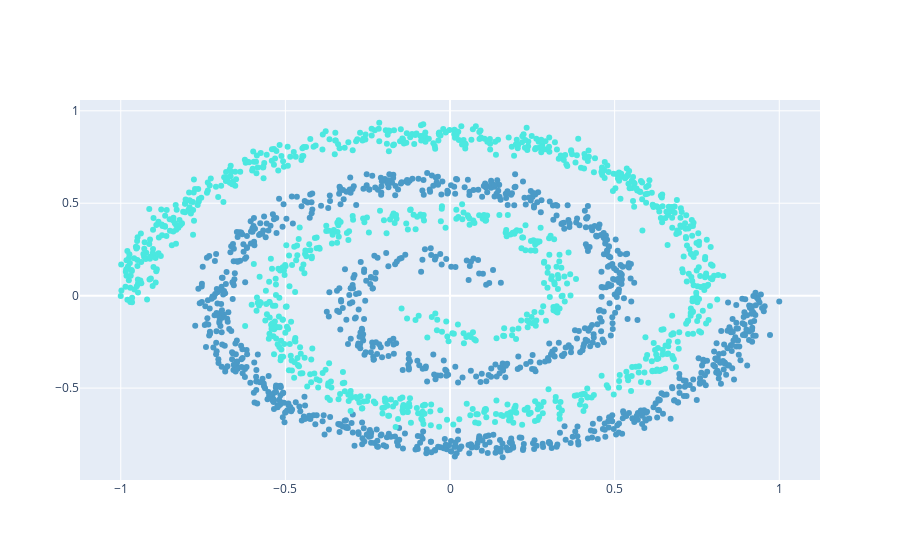

The cell this chart's notebook holds for it:
### Markdown cell above
* Use the following code to produce some spiral data:

### Code cell
import numpy as np
from numpy import pi
import matplotlib.pyplot as plt

N = 1000
theta = np.sqrt(np.random.rand(N))*4*pi # np.linspace(0,2*pi,100)

r_a = 2*theta + pi
data_a = np.array([np.cos(theta)*r_a, np.sin(theta)*r_a]).T
x_a = data_a + np.random.randn(N,2)
x_a = x_a/np.abs(x_a).max()

r_b = -2*theta - pi
data_b = np.array([np.cos(theta)*r_b, np.sin(theta)*r_b]).T
x_b = data_b + np.random.randn(N,2)
x_b = x_b/np.abs(x_b).max()

res_a = np.append(x_a, np.zeros((N,1)), axis=1)
res_b = np.append(x_b, np.ones((N,1)), axis=1)

res = np.append(res_a, res_b, axis=0)
np.random.shuffle(res)

np.savetxt("result.csv", res, delimiter=",", header="x,y,label", comments="", fmt='%.5f')

fig = go.Figure(data=[
                      go.Scatter(x=res[:,0],
                                 y=res[:,1],
                                 mode="markers",
                                 marker=dict(
                                     color=res[:,2],
                                     colorscale=color_chart[0:2]
                                     )
                                 )
                      ]
                )
fig.show()

data = res[:,0:2]
target = res[:,-1]

### Figure 1 — Plotly figure (JSON) as saved in the notebook; plotly's stock layout.template omitted (floating-point values rounded to 4 significant figures; data arrays with more than 128 entries replaced by an {"elided": "..."} marker saying what was removed)
{"data": [{"marker": {"color": {"elided": "2000 int values"}, "colorscale": [[0, "#4B9AC7"], [1, "#4BE8E0"]]}, "mode": "markers", "type": "scatter", "x": {"elided": "2000 float values"}, "y": {"elided": "2000 float values"}}], "layout": {}}
